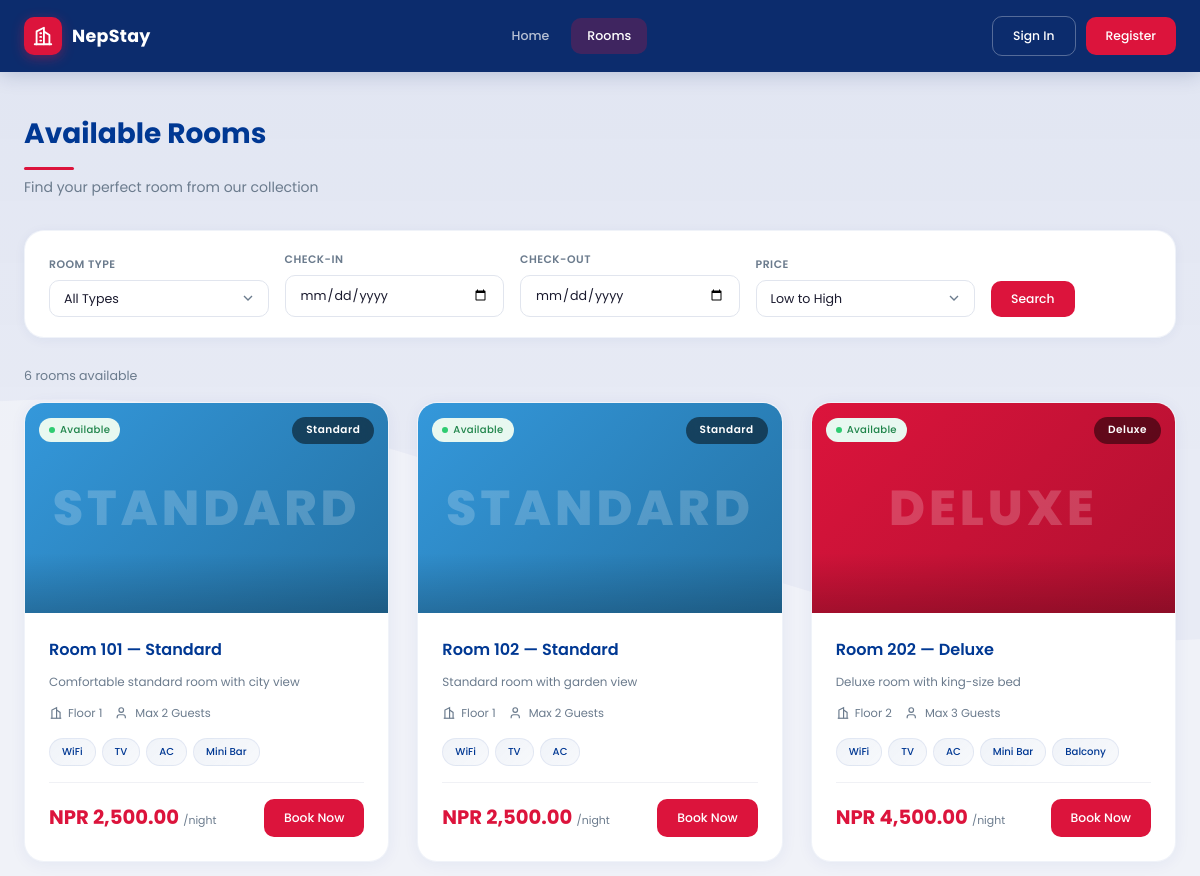
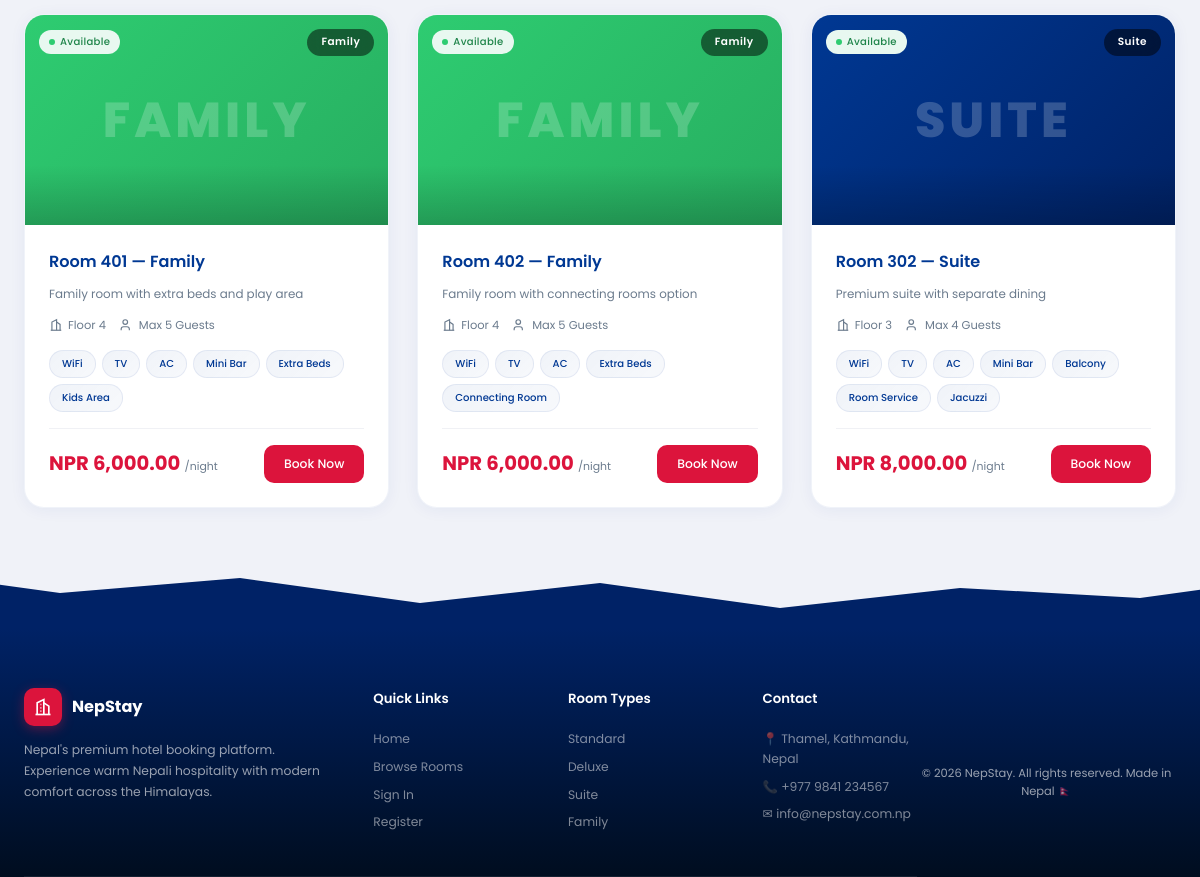
The app's page /customer/rooms.php with its own data (2 pictures, top to bottom).
### tables this page shows
CREATE TABLE rooms (
    id INT AUTO_INCREMENT PRIMARY KEY,
    room_number VARCHAR(10) UNIQUE NOT NULL,
    type ENUM('Standard','Deluxe','Suite','Family') NOT NULL DEFAULT 'Standard',
    floor INT DEFAULT 1,
    price DECIMAL(10,2) NOT NULL,
    max_guests INT DEFAULT 2,
    description TEXT,
    amenities VARCHAR(500) DEFAULT NULL,
    status ENUM('Available','Occupied','Maintenance','Reserved') DEFAULT 'Available',
    image VARCHAR(255) DEFAULT NULL,
    created_at TIMESTAMP DEFAULT CURRENT_TIMESTAMP,
    updated_at TIMESTAMP DEFAULT CURRENT_TIMESTAMP ON UPDATE CURRENT_TIMESTAMP
);

### includes/auth.php (called while the page is built, shortened)
<?php
require_once __DIR__ . '/db.php';
function is_customer_logged_in() {
    return isset($_SESSION['customer_id']);
}

### includes/functions.php (called while the page is built, shortened)
<?php
function format_currency($amount) {
    return 'NPR ' . number_format((float)$amount, 2);
}
function e($str) {
    return htmlspecialchars($str ?? '', ENT_QUOTES, 'UTF-8');
}

### includes/db.php (called while the page is built, shortened)
<?php
$conn = new mysqli(DB_HOST, DB_USER, DB_PASS, DB_NAME);
$conn->set_charset('utf8mb4');
function db_query($sql, $types = '', $params = []) {
    global $conn;
    if (empty($types)) {
        return $conn->query($sql);
    }
    $stmt = $conn->prepare($sql);
    $stmt->bind_param($types, ...$params);
    $stmt->execute();
    $result = $stmt->get_result();
    return $result;
}
function db_fetch_all($sql, $types = '', $params = []) {
    $result = db_query($sql, $types, $params);
    if ($result instanceof mysqli_result) {
        return $result->fetch_all(MYSQLI_ASSOC);
    }
    return [];
}

### customer/rooms.php (the view, shortened to what this page needs)
<?php
require_once '../includes/customer_header.php';
$priceSort  = $_GET['sort'] ?? 'asc';
$checkIn    = $_GET['check_in'] ?? '';
$checkOut   = $_GET['check_out'] ?? '';
$where = ["status = 'Available'"];
$params = [];
$types = '';
$sql = "SELECT * FROM rooms WHERE " . implode(' AND ', $where);
$sql .= " ORDER BY price " . ($priceSort === 'desc' ? 'DESC' : 'ASC');
$rooms = db_fetch_all($sql, $types, $params);
$typeGradients = [
    'Standard' => 'linear-gradient(135deg, #3498DB, #2471A3)',
    'Deluxe'   => 'linear-gradient(135deg, #DC143C, #B01030)',
    'Suite'    => 'linear-gradient(135deg, #003893, #002266)',
    'Family'   => 'linear-gradient(135deg, #2ECC71, #27AE60)',
];
?>
<div class="c-page">
    <div class="c-page-header">
        <h1>Available Rooms</h1>
        <p>Find your perfect room from our collection</p>
    </div>
    <div class="c-filter-bar">
        <div class="c-filter-group">
            <label>Room Type</label>
            <select onchange="applyFilters()" id="filterType" class="form-control">
                <option value="all">All Types</option>
            </select>
        </div>
        <div class="c-filter-group">
            <label>Check-in</label>
            <input type="date" id="filterCheckIn" class="form-control" value="<?php echo e($checkIn); ?>">
        </div>
        <div class="c-filter-group">
            <label>Check-out</label>
            <input type="date" id="filterCheckOut" class="form-control" value="<?php echo e($checkOut); ?>">
        </div>
        <div class="c-filter-group">
            <label>Price</label>
            <select onchange="applyFilters()" id="filterSort" class="form-control">
                <option value="asc" <?php echo $priceSort === 'asc' ? 'selected' : ''; ?>>Low to High</option>
            </select>
        </div>
        <div class="c-filter-group" style="flex:0;">
            <label>&nbsp;</label>
            <button onclick="applyFilters()" class="c-btn c-btn-accent">Search</button>
        </div>
    </div>
    <p style="margin-bottom:16px;color:var(--text-muted);font-size:0.9rem;"><?php echo count($rooms); ?> room<?php echo count($rooms) !== 1 ? 's' : ''; ?> available</p>
    <?php if (empty($rooms)): ?>
    <div class="card" style="padding:60px 24px;text-align:center;">
        <div class="empty-state">
            <svg width="48" height="48" viewBox="0 0 24 24" fill="none" stroke="currentColor" stroke-width="1.5"><path d="M2 20v-8a2 2 0 0 1 2-2h16a2 2 0 0 1 2 2v8"/><path d="M4 10V6a2 2 0 0 1 2-2h12a2 2 0 0 1 2 2v4"/></svg>
            <h3>No rooms available</h3>
            <p>Try adjusting your filters or check back later.</p>
        </div>
    </div>
    <?php else: ?>
    <div class="c-rooms-grid">
        <?php foreach ($rooms as $room): ?>
        <div class="c-room-card">
            <div class="c-room-img" style="background: <?php echo $typeGradients[$room['type']] ?? $typeGradients['Standard']; ?>">
                <span class="c-room-img-inner"><?php echo e($room['type']); ?></span>
                <div class="c-room-badge">
                    <span class="badge badge-success"><span class="badge-dot"></span> Available</span>
                </div>
                <span class="c-room-type-badge"><?php echo e($room['type']); ?></span>
            </div>
            <div class="c-room-info">
                <div class="c-room-name">Room <?php echo e($room['room_number']); ?> — <?php echo e($room['type']); ?></div>
                <?php if ($room['description']): ?>
                <p style="font-size:0.85rem;color:var(--text-muted);margin-bottom:8px;"><?php echo e(substr($room['description'], 0, 80)); ?></p>
                <?php endif; ?>
                <div class="c-room-features">
                    <span class="c-room-feature">
                        <svg width="14" height="14" viewBox="0 0 24 24" fill="none" stroke="currentColor" stroke-width="2"><path d="M3 21h18"/><path d="M5 21V7l8-4v18"/><path d="M19 21V11l-6-4"/></svg>
                        Floor <?php echo e($room['floor']); ?>
                    </span>
                    <span class="c-room-feature">
                        <svg width="14" height="14" viewBox="0 0 24 24" fill="none" stroke="currentColor" stroke-width="2"><path d="M16 21v-2a4 4 0 0 0-4-4H6a4 4 0 0 0-4 4v2"/><circle cx="9" cy="7" r="4"/></svg>
                        Max <?php echo e($room['max_guests']); ?> Guests
                    </span>
                </div>
                <?php if ($room['amenities']): ?>
                <div class="c-room-amenities">
                    <?php foreach (explode(',', $room['amenities']) as $a): ?>
                    <span class="c-amenity-tag"><?php echo e(trim($a)); ?></span>
                    <?php endforeach; ?>
                </div>
                <?php endif; ?>
                <div class="c-room-footer">
                    <div class="c-room-price"><?php echo format_currency($room['price']); ?> <span>/night</span></div>
                    <?php
                    $bookUrl = "book.php?room_id=" . $room['id'];
                    ?>
                    <a href="<?php echo $bookUrl; ?>" class="c-btn c-btn-accent">Book Now</a>
                </div>
            </div>
        </div>
        <?php endforeach; ?>
    </div>
    <?php endif; ?>
</div>
<?php require_once '../includes/customer_footer.php'; ?>

### includes/customer_header.php (shortened to what this page needs)
<?php
require_once __DIR__ . '/db.php';
require_once __DIR__ . '/auth.php';
require_once __DIR__ . '/functions.php';
$isLoggedIn = is_customer_logged_in();
$customer = $isLoggedIn ? current_customer() : null;
$currentPage = basename($_SERVER['PHP_SELF']);
?>
<!DOCTYPE html>
<html lang="en">
<head>
    <link rel="stylesheet" href="/Hotel_Reservation_System/assets/css/style.css">
    <link rel="stylesheet" href="/Hotel_Reservation_System/assets/css/customer.css">
</head>
<body class="customer-body">
<nav class="c-navbar" id="cNavbar">
    <div class="c-container">
        <a href="/Hotel_Reservation_System/index.php" class="c-navbar-brand">
            <div class="c-brand-icon">
                <svg width="22" height="22" viewBox="0 0 24 24" fill="none" stroke="currentColor" stroke-width="2" stroke-linecap="round" stroke-linejoin="round">
                    <path d="M3 21h18"/><path d="M5 21V7l8-4v18"/><path d="M19 21V11l-6-4"/>
                    <path d="M9 9h1"/><path d="M9 13h1"/><path d="M9 17h1"/>
                </svg>
            </div>
            <span>NepStay</span>
        </a>
        <div class="c-nav-links" id="cNavLinks">
            <a href="/Hotel_Reservation_System/index.php" class="c-nav-link <?php echo $currentPage === 'index.php' ? 'active' : ''; ?>">Home</a>
            <a href="/Hotel_Reservation_System/customer/rooms.php" class="c-nav-link <?php echo $currentPage === 'rooms.php' ? 'active' : ''; ?>">Rooms</a>
        </div>
        <div class="c-nav-actions">
            <?php if ($isLoggedIn): ?>
            <div class="c-user-menu" id="cUserMenu">
                <div class="c-user-avatar"><?php echo strtoupper(substr($customer['name'] ?? 'U', 0, 1)); ?></div>
                <span class="c-user-name"><?php echo e($customer['name'] ?? 'Guest'); ?></span>
                <svg width="14" height="14" viewBox="0 0 24 24" fill="none" stroke="currentColor" stroke-width="2"><polyline points="6 9 12 15 18 9"/></svg>
                <div class="c-dropdown" id="cUserDropdown">
                    <a href="/Hotel_Reservation_System/customer/dashboard.php" class="c-dropdown-item">
                        <svg width="16" height="16" viewBox="0 0 24 24" fill="none" stroke="currentColor" stroke-width="2"><rect x="3" y="3" width="7" height="7" rx="1"/><rect x="14" y="3" width="7" height="7" rx="1"/><rect x="3" y="14" width="7" height="7" rx="1"/><rect x="14" y="14" width="7" height="7" rx="1"/></svg>
                        Dashboard
                    </a>
                    <a href="/Hotel_Reservation_System/customer/bookings.php" class="c-dropdown-item">
                        <svg width="16" height="16" viewBox="0 0 24 24" fill="none" stroke="currentColor" stroke-width="2"><rect x="3" y="4" width="18" height="18" rx="2"/><path d="M16 2v4"/><path d="M8 2v4"/><path d="M3 10h18"/></svg>
                        My Bookings
                    </a>
                    <div class="c-dropdown-divider"></div>
                    <a href="/Hotel_Reservation_System/logout.php" class="c-dropdown-item c-dropdown-danger">
                        <svg width="16" height="16" viewBox="0 0 24 24" fill="none" stroke="currentColor" stroke-width="2"><path d="M9 21H5a2 2 0 0 1-2-2V5a2 2 0 0 1 2-2h4"/><polyline points="16 17 21 12 16 7"/><line x1="21" y1="12" x2="9" y2="12"/></svg>
                        Logout
                    </a>
                </div>
            </div>
            <?php else: ?>
            <a href="/Hotel_Reservation_System/login.php" class="c-btn c-btn-outline-light">Sign In</a>
            <a href="/Hotel_Reservation_System/register.php" class="c-btn c-btn-accent">Register</a>
            <?php endif; ?>
        </div>
    </div>
</nav>

### includes/customer_footer.php (shortened to what this page needs)
<footer class="c-footer">
    <div class="c-container">
        <div class="c-footer-grid">
            <div class="c-footer-brand">
                <div class="c-footer-logo">
                    <div class="c-brand-icon">
                        <svg width="20" height="20" viewBox="0 0 24 24" fill="none" stroke="currentColor" stroke-width="2"><path d="M3 21h18"/><path d="M5 21V7l8-4v18"/><path d="M19 21V11l-6-4"/><path d="M9 9h1"/><path d="M9 13h1"/><path d="M9 17h1"/></svg>
                    </div>
                    <span>NepStay</span>
                </div>
                <p>Nepal's premium hotel booking platform. Experience warm Nepali hospitality with modern comfort across the Himalayas.</p>
            </div>
            <div class="c-footer-links">
                <h4>Quick Links</h4>
                <a href="/Hotel_Reservation_System/index.php">Home</a>
                <a href="/Hotel_Reservation_System/customer/rooms.php">Browse Rooms</a>
                <a href="/Hotel_Reservation_System/login.php">Sign In</a>
                <a href="/Hotel_Reservation_System/register.php">Register</a>
            </div>
            <div class="c-footer-links">
                <h4>Room Types</h4>
                <a href="/Hotel_Reservation_System/customer/rooms.php?type=Standard">Standard</a>
                <a href="/Hotel_Reservation_System/customer/rooms.php?type=Deluxe">Deluxe</a>
                <a href="/Hotel_Reservation_System/customer/rooms.php?type=Suite">Suite</a>
                <a href="/Hotel_Reservation_System/customer/rooms.php?type=Family">Family</a>
            </div>
            <div class="c-footer-links">
                <h4>Contact</h4>
                <p>📍 Thamel, Kathmandu, Nepal</p>
                <p>📞 +977 9841 234567</p>
                <p>✉ info@nepstay.com.np</p>
            </div>
        </div>
        <div class="c-footer-bottom">
            <p>© <?php echo date('Y'); ?> NepStay. All rights reserved. Made in Nepal 🇳🇵</p>
        </div>
    </div>
</footer>
</body>
</html>

### assets/css/style.css (style rules this page uses)
:root { --primary: #003893; --primary-light: #1A52A8; --primary-dark: #002266; --accent: #DC143C; --accent-light: #FF3355; --accent-dark: #B01030; --gold: #D4A843; --gold-bg: #FDF6E3; --success: #2ECC71; --success-bg: #E8F8F0; --warning: #F1C40F; --warning-bg: #FEF9E7; --danger: #E74C3C; --danger-bg: #FDEDEC; --info: #3498DB; --info-bg: #EBF5FB; --surface: #F5F6FA; --card: #FFFFFF; --border: #E1E5EE; --border-light: #F0F1F5; --text: #1A1A2E; --text-muted: #6B7B8D; --text-light: #A4B0BE; --sidebar-width: 260px; --sidebar-collapsed: 0px; --topbar-height: 64px; --sp-xs: 4px; --sp-sm: 8px; --sp-md: 16px; --sp-lg: 24px; --sp-xl: 32px; --sp-2xl: 48px; --radius-sm: 6px; --radius: 10px; --radius-lg: 14px; --radius-xl: 20px; --radius-full: 50%; --shadow-sm: 0 1px 3px rgba(0,56,147,0.08); --shadow: 0 2px 12px rgba(0,56,147,0.1); --shadow-lg: 0 8px 30px rgba(0,56,147,0.14); --shadow-xl: 0 20px 50px rgba(0,56,147,0.18); --transition: all 0.25s cubic-bezier(0.4, 0, 0.2, 1); --transition-fast: all 0.15s ease; }
*, *::before, *::after { margin: 0; padding: 0; box-sizing: border-box; }
html { font-size: 14px; scroll-behavior: smooth; }
body { font-family: 'Poppins', -apple-system, BlinkMacSystemFont, sans-serif; background: var(--surface); color: var(--text); line-height: 1.6; min-height: 100vh; -webkit-font-smoothing: antialiased; }
a { color: var(--accent); text-decoration: none; transition: var(--transition-fast); }
.badge { display: inline-flex; align-items: center; gap: 5px; padding: 4px 10px; border-radius: 20px; font-size: 0.72rem; font-weight: 500; letter-spacing: 0.3px; white-space: nowrap; }
.badge-dot { width: 6px; height: 6px; border-radius: 50%; display: inline-block; }
.badge-success { background: var(--success-bg); color: #1E8449; }
.badge-success .badge-dot { background: var(--success); }
.form-control { width: 100%; padding: 10px 14px; border: 1.5px solid var(--border); border-radius: var(--radius); font-family: inherit; font-size: 0.9rem; color: var(--text); background: var(--card); transition: var(--transition-fast); outline: none; }
.form-control::placeholder { color: var(--text-light); }
select.form-control { appearance: none; background-repeat: no-repeat; background-position: right 12px center; padding-right: 40px; }

### records on screen
rooms: type "STANDARD", type "Standard", room_number "101", description "Comfortable standard room with city view", floor "1", max_guests "2", amenities "WiFi", amenities "TV", amenities "AC", amenities "Mini Bar", price "NPR 2,500.00"
rooms: type "STANDARD", type "Standard", room_number "102", description "Standard room with garden view", floor "1", max_guests "2", amenities "WiFi", amenities "TV", amenities "AC", price "NPR 2,500.00"
rooms: type "DELUXE", type "Deluxe", room_number "202", description "Deluxe room with king-size bed", floor "2", max_guests "3", amenities "WiFi", amenities "TV", amenities "AC", amenities "Mini Bar", amenities "Balcony", price "NPR 4,500.00"
rooms: type "FAMILY", type "Family", room_number "401", description "Family room with extra beds and play area", floor "4", max_guests "5", amenities "WiFi", amenities "TV", amenities "AC", amenities "Mini Bar", amenities "Extra Beds", amenities "Kids Area", price "NPR 6,000.00"
rooms: type "FAMILY", type "Family", room_number "402", description "Family room with connecting rooms option", floor "4", max_guests "5", amenities "WiFi", amenities "TV", amenities "AC", amenities "Extra Beds", amenities "Connecting Room", price "NPR 6,000.00"
rooms: type "SUITE", type "Suite", room_number "302", description "Premium suite with separate dining", floor "3", max_guests "4", amenities "WiFi", amenities "TV", amenities "AC", amenities "Mini Bar", amenities "Balcony", amenities "Room Service", amenities "Jacuzzi", price "NPR 8,000.00"

### other values on screen
count($rooms) "6"
